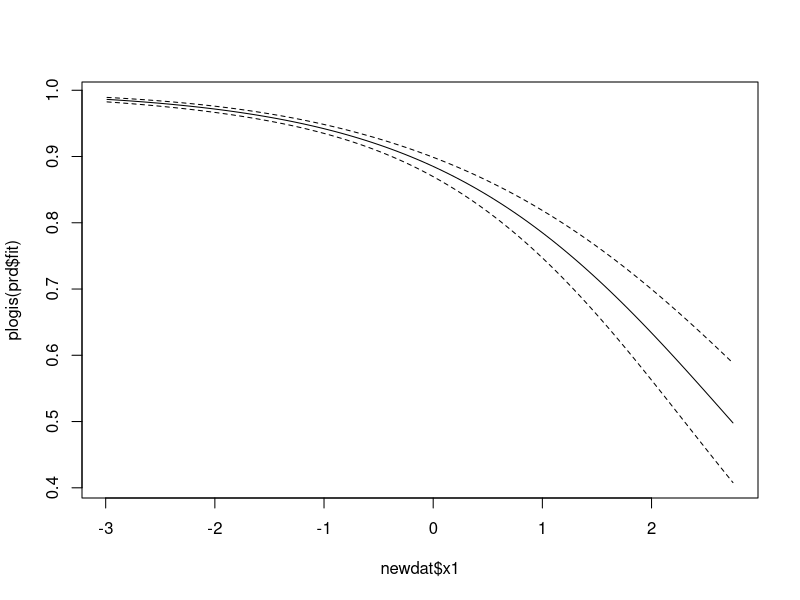

Reproduce this figure in R.
## ---- chunk 1
setwd("C:/Users/mau0005/Downloads/")
getwd()
ex2 <- read.csv(file='Exam 2 Data.csv')
head(ex2)
## ---- chunk 2
fit <- glm(y ~ x1 * x2 + x3, family = poisson, data = ex2)
summary(fit)
## ---- chunk 3
b <- coef(fit)
b
b[2] + b[6] * -1
## ---- chunk 4
newdat <- data.frame(
  x1 = seq(min(ex2$x1), max(ex2$x1), length.out = 100),
  x2 = -1,
  x3 = factor('a', levels = c('a', 'b', 'c'))
)

prd <- predict.glm(fit, newdat, se.fit = T)

low <- plogis(prd$fit - qnorm(0.95) * prd$se.fit)
high <- plogis(prd$fit + qnorm(0.95) * prd$se.fit)

plot(x = newdat$x1, y = plogis(prd$fit), ylim = c(min(low), max(high)), type = 'l')
lines(x = newdat$x1, y = low, lty = 2)
lines(x = newdat$x1, y = high, lty = 2)
## ---- chunk 5
summary(fit)
## ---- chunk 6
library(multcomp)
## ---- chunk 7
m <- matrix(c(0, 0, 0, 1, 1, 0), nrow = 1)
cnt <- glht(fit, m)
summary(cnt, test = adjusted('none'))
## ---- chunk 8
#test statistic
s <- summary(fit)[['coefficients']][, 2]
b[6] / s[6]

# p-value
pnorm(-1 * abs(b[6] / s[6])) * 2
## ---- chunk 9
plogis(-2)
dbinom(0, size = 1, p = 0.12)
